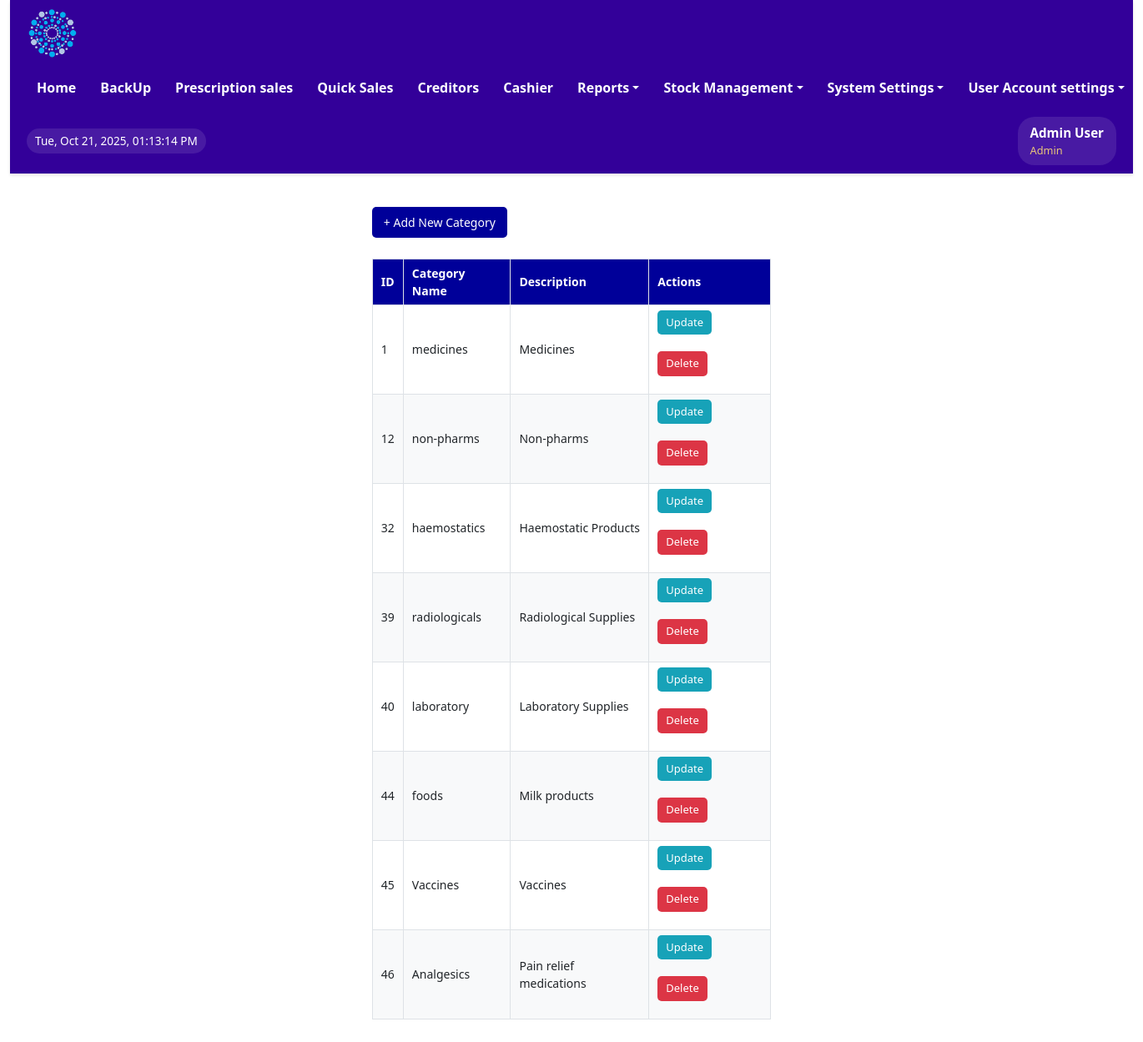
Screenshot of /stocks/view_categories.php (signed in) with the database file from the repository.
### tables this page shows
CREATE TABLE IF NOT EXISTS `users` (
  `user_id` int NOT NULL AUTO_INCREMENT,
  `first_name` varchar(100) NOT NULL,
  `last_name` varchar(100) NOT NULL,
  `email` varchar(100) NOT NULL,
  `password` varchar(100) DEFAULT NULL,
  `username` varchar(100) DEFAULT NULL,
  `sex` varchar(50) NOT NULL,
  `mobile` int NOT NULL,
  `userrole` varchar(100) NOT NULL,
  `staff_number` varchar(50) NOT NULL,
  `date_created` datetime DEFAULT CURRENT_TIMESTAMP,
  PRIMARY KEY (`user_id`),
  UNIQUE KEY `email` (`email`),
  UNIQUE KEY `mobile` (`mobile`),
  UNIQUE KEY `staff_number` (`staff_number`)
);

CREATE TABLE IF NOT EXISTS `categories` (
  `id` int NOT NULL AUTO_INCREMENT,
  `name` varchar(250) NOT NULL,
  `description` varchar(250) NOT NULL,
  `photo` varchar(255) DEFAULT NULL,
  PRIMARY KEY (`id`),
  UNIQUE KEY `name` (`name`)
);

### stocks/view_categories.php (the view, shortened to what this page needs)
<?php
include '../includes/config.php';
include '../includes/header.php';
$sql = "SELECT * FROM categories";
$result = $conn->query($sql);
$categories = $result->fetch_all(MYSQLI_ASSOC);
?>
<!DOCTYPE html>
<html lang="en">
<head>
    <link rel="stylesheet" href="../assets/css/bootstrap.min.css" type="text/css">
    <link rel="stylesheet" href="../assets/css/bootstrap.min.css">
</head>
<body>
<div class="main-content">
    <div class="categories">
        <button><a href="../stocks/categories.php">+ Add New Category</a></button>
        <table>
            <thead>
                <tr>
                    <th>ID</th>
                    <th>Category Name</th>
                    <th>Description</th>
                    <th>Actions</th>
                </tr>
            </thead>
            <tbody>
                <?php foreach ($categories as $user) : ?>
                    <tr>
                        <td data-label="ID"><?= htmlspecialchars($user['id']) ?></td>
                        <td data-label="Category Name"><?= htmlspecialchars($user['name']) ?></td>
                        <td data-label="Description"><?= htmlspecialchars($user['description']) ?></td>
                        <td data-label="Actions">
                            <div class="action-buttons">
                                <button class="btn-update" onclick="location.href='../stocks/update_categories.php?id=<?= $user['id'] ?>'">
                                    Update
                                </button>
                                <button class="btn-delete" onclick="if(confirm('Are you sure you want to delete this user?')) location.href='../stocks/delete_categories.php?id=<?= $user['id'] ?>'">
                                    Delete
                                </button>
                            </div>
                        </td>
                    </tr>
                <?php endforeach; ?>
            </tbody>
        </table>
    </div>
</div>
</body>
</html>

### includes/header.php (shortened to what this page needs)
<?php
include('config.php');
$userDetails = [
    'user_id' => $_SESSION['user_id'] ?? null,
    'username' => 'Guest',
    'full_name' => 'Guest User',
    'first_name' => 'Guest',
    'last_name' => 'User',
    'email' => '',
    'mobile' => '',
    'userrole' => $_SESSION['userrole'],
    'staff_number' => '',
    'sex' => ''
];
if ($userDetails['user_id']) {
    $stmt = $conn->prepare("SELECT
                user_id, first_name, last_name, email, username,
                sex, mobile, userrole, staff_number
            FROM users
            WHERE user_id = ?");
    $stmt->bind_param("i", $userDetails['user_id']);
    $stmt->execute();
    $result = $stmt->get_result();
    if ($result->num_rows > 0) {
        $dbData = $result->fetch_assoc();
        $userDetails = array_merge($userDetails, [
            'username' => htmlspecialchars($dbData['username']),
            'full_name' => htmlspecialchars($dbData['first_name'] . ' ' . $dbData['last_name']),
            'first_name' => htmlspecialchars($dbData['first_name']),
            'last_name' => htmlspecialchars($dbData['last_name']),
            'email' => htmlspecialchars($dbData['email']),
            'mobile' => htmlspecialchars($dbData['mobile']),
            'sex' => htmlspecialchars($dbData['sex']),
            'staff_number' => htmlspecialchars($dbData['staff_number']),
            'userrole' => htmlspecialchars($dbData['userrole'])
        ]);
    }
}
$userrole = $userDetails['userrole'];
$full_name = $userDetails['full_name'];
?>
<!DOCTYPE html>
<html lang="en">
<head>
    <link rel="stylesheet" href="../assets/css/bootstrap.min.css" type="text/css">
</head>
<body>
    <div class="container-fluid">
        <div class="main-header">
            <div class="header-content">
                <div class="logo-container">
                    <img src="../assets/images/Logo-round-nobg-2.png" alt="Pharmacy Logo">
                </div>
                <nav class="main-nav">
                    <ul class="nav-list">
                        <?php if (in_array($userrole, ['Admin', 'Supervisor', 'Manager'])) : ?>
                            <li class="nav-item"><a href="../dashboard/admin_dashboard.php" class="nav-link">Home</a></li>
                            <li class="nav-item"><a href="../Backup/backup.php" class="nav-link">BackUp</a></li>
                            <li class="nav-item"><a href="../sales/orders.php" class="nav-link">Prescription sales</a></li>
                            <li class="nav-item"><a href="../sales/direct_orders.php" class="nav-link">Quick Sales</a></li>
                            <li class="nav-item"><a href="../views/view_credit_sales.php" class="nav-link">Creditors</a></li>
                            <li class="nav-item"><a href="../sales/view_order.php" class="nav-link">Cashier</a></li>
                        <?php endif; ?>
                        <?php if (in_array($userrole, ['Admin', 'Supervisor', 'Manager'])) : ?>
                        <li class="dropdown">
                            <a href="#" class="dropdown-toggle">Reports</a>
                        </li>
                        <?php endif; ?>
                        <?php if (in_array($userrole, ['Admin', 'Supervisor', 'Manager', 'Cashier'])) : ?>
                        <li class="dropdown">
                            <a href="#" class="dropdown-toggle">Stock Management</a>
                        </li>
                        <?php endif; ?>
                        <?php if (in_array($userrole, ['Admin'])) : ?>
                        <li class="dropdown">
                            <a href="#" class="dropdown-toggle">System Settings</a>
                        </li>
                        <?php endif; ?>
                        <?php if (in_array($userrole, ['Admin', 'Supervisor', 'Manager', 'Cashier', 'Cleaner', 'Security', 'Pharmtech'])) : ?>
                        <li class="dropdown user-menu">
                            <a href="#" class="dropdown-toggle">User Account settings</a>
                        </li>
                        <?php endif; ?>
                    </ul>
                </nav>
                <div id="date-time" class="date-time-display"></div>
                <div class="user-info-header">
                    <div class="user-details">
                        <span class="user-name"><?php echo htmlspecialchars($full_name); ?></span>
                        <span class="user-role"><?php echo htmlspecialchars($userrole); ?></span>
                    </div>
                </div>
            </div>
        </div>
</body>
</html>

### includes/header.php (style rules this page uses)
* { box-sizing:border-box;margin:0;padding:0 }
.main-header { background-color:#330099;padding:10px 20px;box-shadow:0 2px 4px rgba(0,0,0,0.1);position:sticky;top:0;z-index:1000;min-height:70px;color:#FFF }
.header-content { display:flex;align-items:center;justify-content:space-between;width:100%;margin:0 auto;gap:15px;flex-wrap:wrap }
.logo-container { display:flex;align-items:center }
.logo-container img { height:60px;width:auto }
.user-info-header { display:flex;align-items:center;gap:10px;background:rgba(255,255,255,0.1);padding:8px 15px;border-radius:20px;color:#FFF;white-space:nowrap }
.user-info-header .user-details { display:flex;flex-direction:column;align-items:flex-start }
.user-info-header .user-name { font-weight:bold;font-size:0.95em }
.user-info-header .user-role { font-size:0.8em;opacity:0.9;color:#FBD875 }
.main-nav { display:flex;align-items:center }
.main-nav .nav-list { list-style:none;margin:0;padding:0;display:flex;align-items:center;gap:5px }
.main-nav .nav-item,.main-nav .dropdown { color:#FFF }
.main-nav .nav-link,.main-nav .dropdown-toggle { display:block;padding:8px 12px;text-decoration:none;color:#FFF;font-weight:600;white-space:nowrap;border-radius:4px;transition:background 0.1s }
.dropdown { position:relative }
.date-time-display { font-size:0.85em;color:#FFF;padding:5px 10px;background:rgba(255,255,255,0.1);border-radius:15px;white-space:nowrap }
.main-content { margin:10px 20px }

### stocks/view_categories.php (style rules this page uses)
.main-content { width: 40%; padding: 30px; margin-left: auto; margin-right: auto; }
button { background-color:#000099;color:white;border:none;border-radius:5px;padding:8px 14px;font-size:14px;cursor:pointer;margin-bottom:15px }
button a { color:white;text-decoration:none }
table { width:100%;border-collapse:collapse;margin-top:10px }
th,td { border:1px solid #dee2e6;padding:6px 10px;font-size:14px;text-align:left }
th { background-color:#000099;color:white;height:50px }
tr:nth-child(even) { background-color:#f8f9fa }
.action-buttons { display:flex;gap:5px;flex-wrap:wrap }
.action-buttons button { padding:5px 10px;font-size:13px;display:flex;align-items:center;gap:5px }
.btn-update { background-color:#17a2b8 }
.btn-delete { background-color:#dc3545 }

### rows the page displays
users: userrole "Admin"
categories: id "1", name "medicines", description "Medicines"
categories: id "12", name "non-pharms", description "Non-pharms"
categories: id "32", name "haemostatics", description "Haemostatic Products"
categories: id "39", name "radiologicals", description "Radiological Supplies"
categories: id "40", name "laboratory", description "Laboratory Supplies"
categories: id "44", name "foods", description "Milk products"
categories: id "45", name "Vaccines", description "Vaccines"
categories: id "46", name "Analgesics", description "Pain relief medications"

### other values shown
$full_name "Admin User"
